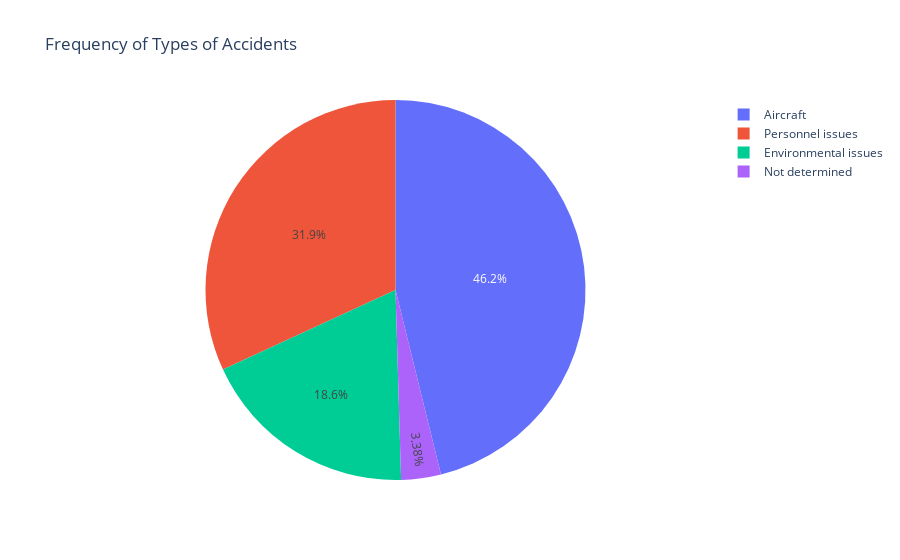

Notebook cell for this chart:
### Code cell
# Figure out values for each type of fault and how many times they have occurred
len_type_ls = []
for type in type_ls:
    count = len(RC_df[RC_df['finding_type'] == type])
    len_type_ls.append(count)
# create a pie chart
fig = px.pie(values=len_type_ls, names=type_ls, title='Frequency of Types of Accidents')
fig.show()

### Figure 1 — Plotly figure (JSON) as saved in the notebook; plotly's stock layout.template omitted (floating-point values rounded to 4 significant figures)
{"data": [{"domain": {"x": [0, 1], "y": [0, 1]}, "hovertemplate": "label=%{label}<br>value=%{value}<extra></extra>", "labels": ["Aircraft", "Not determined", "Personnel issues", "Environmental issues"], "legendgroup": "", "name": "", "showlegend": true, "type": "pie", "values": [6791, 497, 4691, 2735]}], "layout": {"autosize": true, "legend": {"tracegroupgap": 0}, "title": {"text": "Frequency of Types of Accidents"}}}
